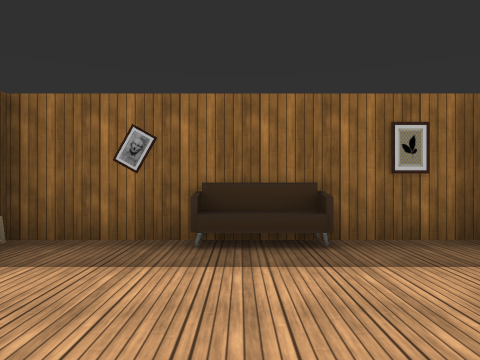
View 1 (above)

24 first-person views from a walk through a Unity game level. The camera is 1.2 m above the floor, looks level and sees 70° across. The floor is counted in squares, 2 m on a side. Each view is taken from the middle of a square. On the plan, view 1 faces up. The plan holds only what a view shows up to about 10 squares ahead; the rest is blank. The place goes on beyond the plan. The player is left out. Some surface patterns are stand-ins.

View 2
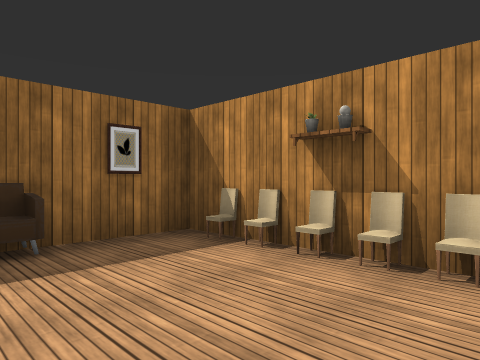

View 3
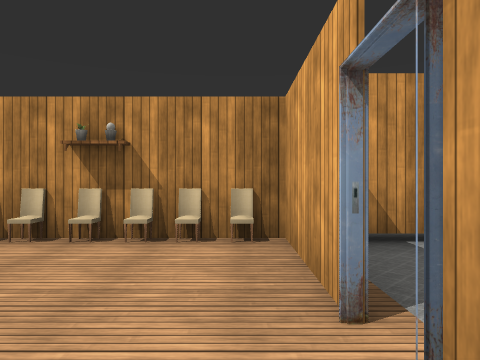

View 4
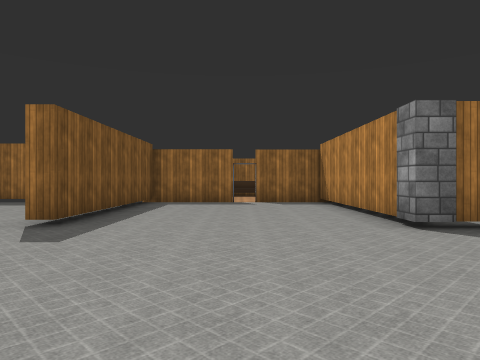

View 5
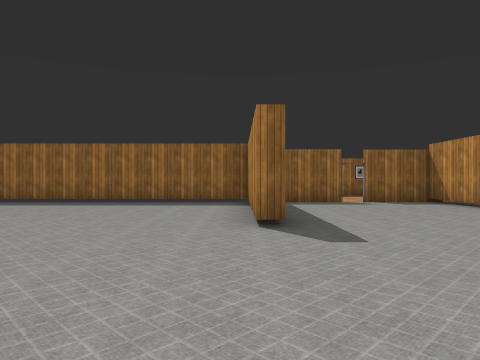

View 6
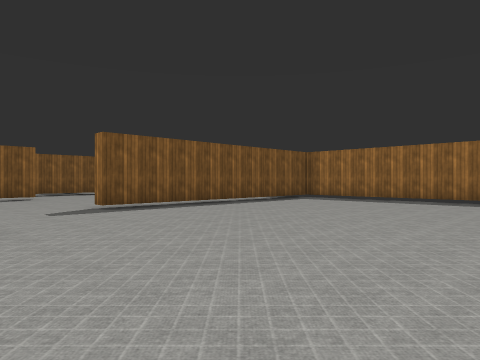

View 7
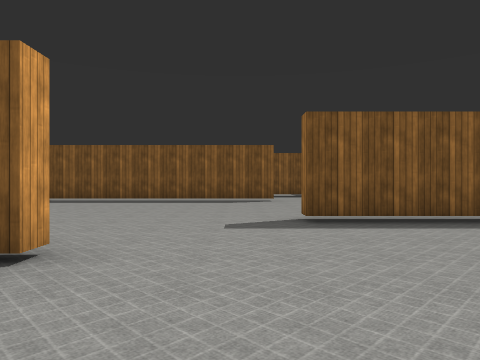

View 8
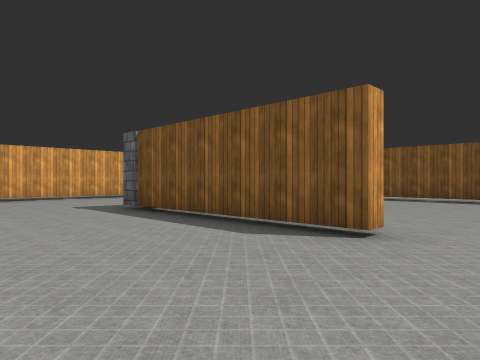

View 9
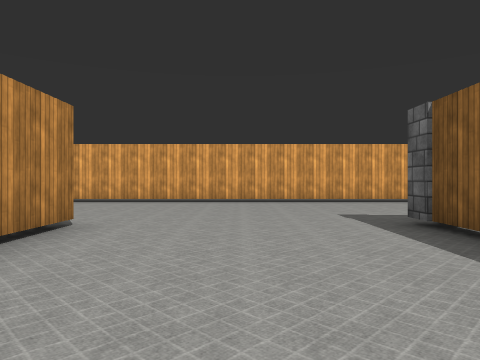

View 10
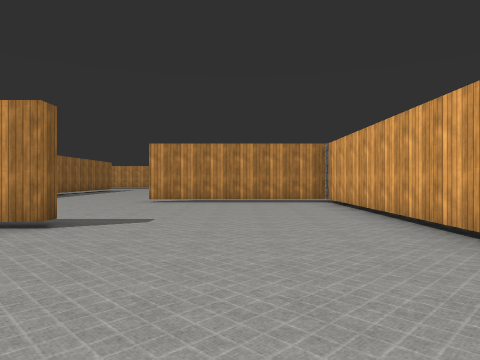

View 11
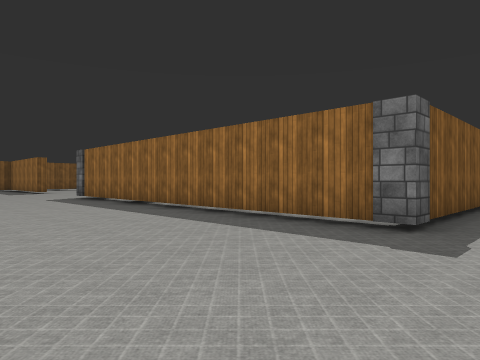

View 12
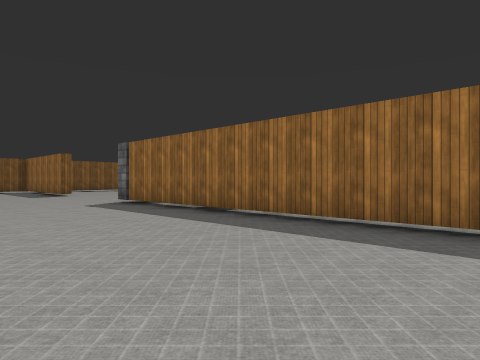

View 13
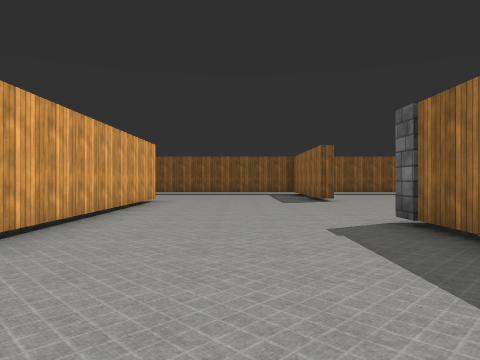

View 14
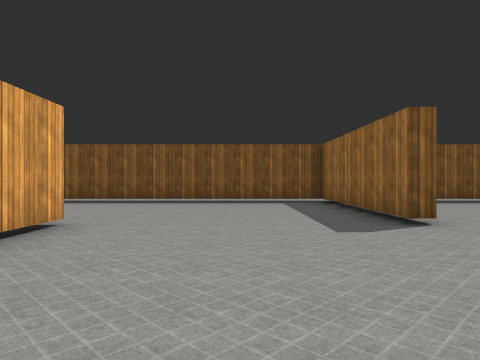

View 15
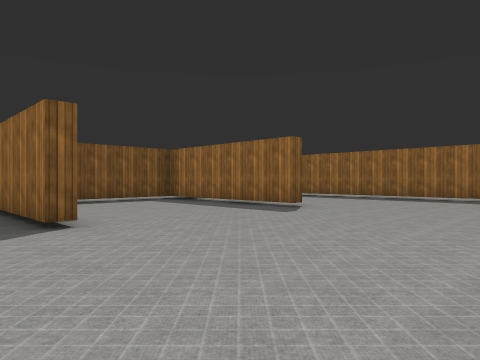

View 16
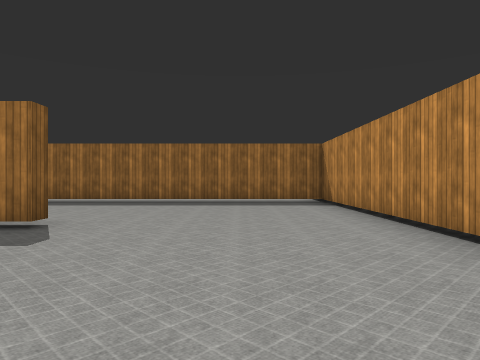

View 17
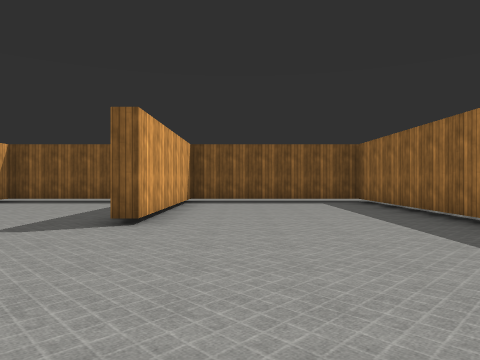

View 18
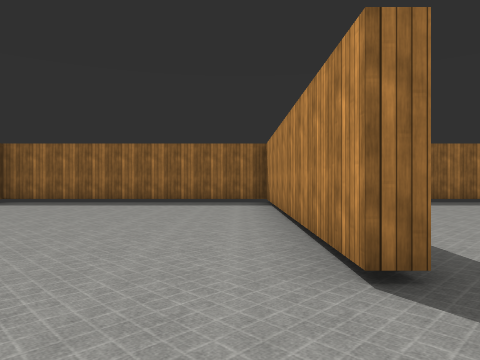

View 19
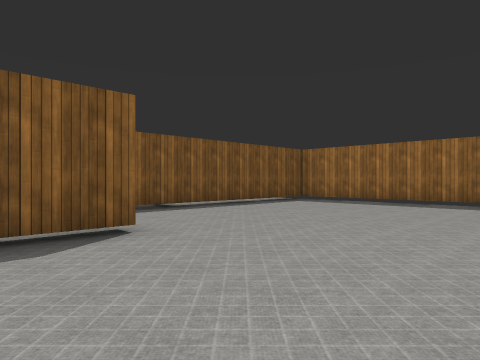

View 20
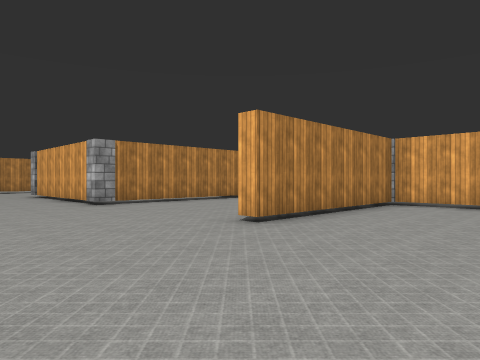

View 21
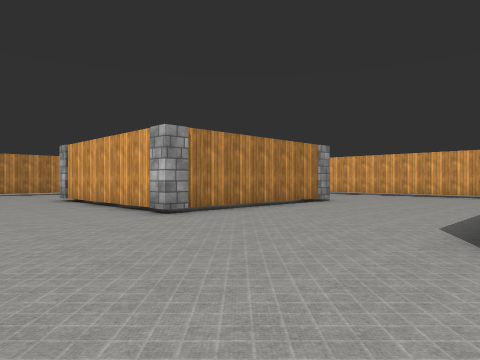

View 22
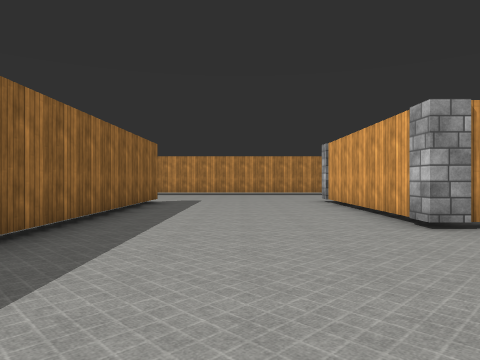

View 23
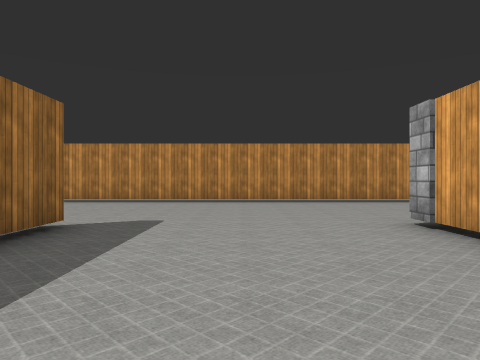

View 24
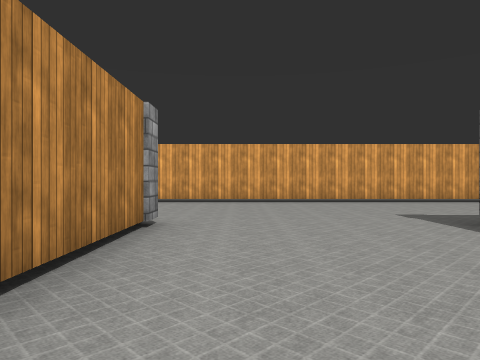

### Floor plan
Key: @ floor where view 1 was taken; # wall or solid block; . floor; P pillar; T thing the floor can be seen under or through; O other object.
Columns run from 28 left of view 1 to 18 right of it. Each row starts with its distance up from view 1.
  4                          #######
  3                          #O.O.O#
  2                            ...O#
  1                            ...O#
  0           ################ .@.O#
 -1           #.......#.......##.###
 -2           #.......#.......#....#
 -3           #.......#.......#....#
 -4           #.......T.......#....#
 -5 ###########.......T.......#....#
 -6 #.........##......T...........P#
 -7 #..........#......T............
 -8 #..........# .....T............               #
 -9 #..........# #................             ...#
-10 #..........# #............  .            .....#
-11 ######.....# #.......T....        #######.....#
-12 #..........# #..... .T...  ...................#
-13 #..........  #...   .T.... ...................#
-14 #..........  #.     .T....#...................#
-15 #.......... .#.......T....#........P....PP....#
-16 ######....P###TTTTTTTP.........#....#####.....#
-17 #..............................#....#       ..#
-18 #..............................#....#         #
-19 #..............................#....#
-20 #.............  ...............#....#
-21 #.....#######     #############P...P
-22 #...                         .......
-23 #                            ........
-24                             .........
-25                             .........
-26                            ##########

Where each view was taken, in squares from view 1:
view 1: 0 up, 0 right, facing up
view 2: 0 up, 0 right, facing up-right
view 3: 0 up, 1 left, facing right
view 4: 10 down, 0 right, facing up
view 5: 10 down, 3 left, facing up
view 6: 11 down, 3 left, facing up-left
view 7: 9 down, 5 left, facing left
view 8: 9 down, 4 left, facing down-left
view 9: 11 down, 5 left, facing down
view 10: 18 down, 7 left, facing right
view 11: 20 down, 6 left, facing up-left
view 12: 20 down, 9 left, facing up-left
view 13: 18 down, 13 left, facing left
view 14: 18 down, 18 left, facing left
view 15: 17 down, 18 left, facing up-left
view 16: 15 down, 20 left, facing up
view 17: 9 down, 18 left, facing left
view 18: 10 down, 11 left, facing up
view 19: 10 down, 11 left, facing up-left
view 20: 12 down, 1 left, facing down-right
view 21: 12 down, 2 right, facing down-right
view 22: 13 down, 3 right, facing right
view 23: 13 down, 8 right, facing right
view 24: 16 down, 6 right, facing down
